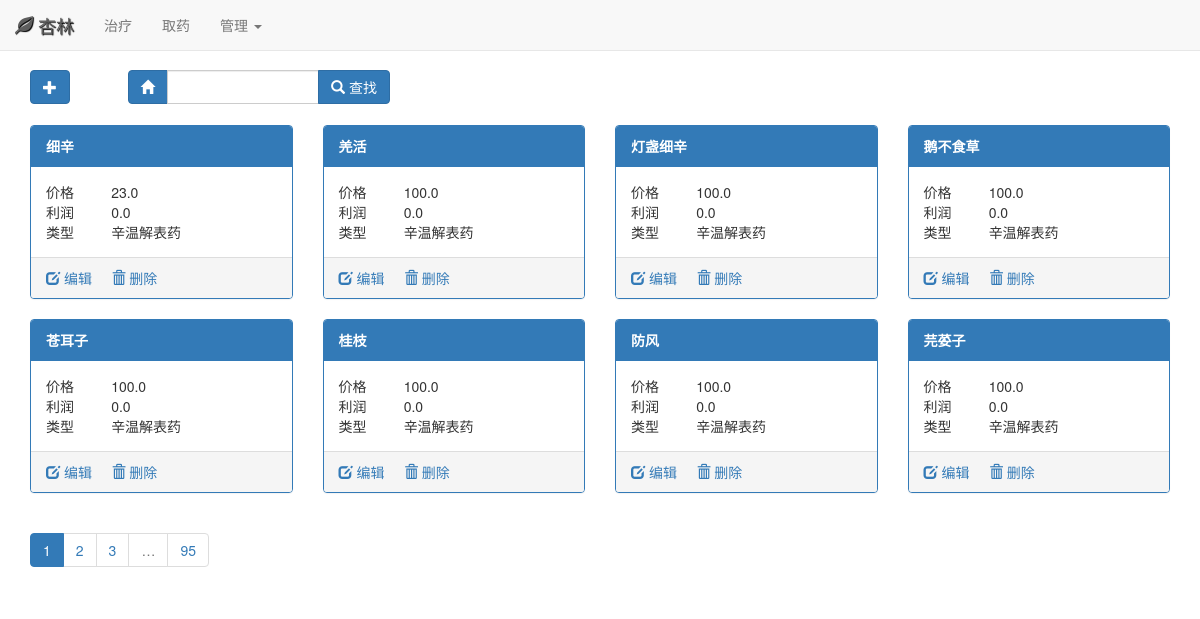
The app's page /index?m=herb with its own data.
### app/models.py (models this page shows, shortened)
class MHerb(gdb.Model):
    __tablename__ = 't_herbs'
    c_id = gdb.Column(gdb.Integer, primary_key=True)
    c_name = gdb.Column(gdb.String(10))
    c_py = gdb.Column(gdb.String(50))
    c_type = gdb.Column(gdb.Integer)
    c_price = gdb.Column(gdb.Float)
    c_gain = gdb.Column(gdb.Float)
    c_stock = gdb.Column(gdb.Integer)

class MHerbType(gdb.Model):
    __tablename__ = 't_herbtypes'
    c_id = gdb.Column(gdb.Integer, primary_key=True)
    c_name = gdb.Column(gdb.String(10), unique=True)

### app/routes.py (the view)
@app.route('/')
@app.route('/index', methods=['GET', 'POST'])
def index():
    return views.index()

### app/views.py (called while the page is built)
def index():
    res = request.args
    module = res.get('m', 'index').lower()
    action = res.get('a', 'index').lower()
    print(module,action)
    vObj = eval('V'+module+'()')
    if vObj:
        func = getattr(vObj, action, None)
        if func:
            return func(module, action)
    return redirect('/index')

    def index(self, module, action):
        page = request.args.get('page', 1, type=int)
        search = request.values.get('search', '')
        if search.encode('utf-8').isalpha():
            query = models.MHerb.query.filter(models.MHerb.c_py.like("%$"+search+"%"))
        else:
            query = models.MHerb.query.filter(models.MHerb.c_name.like("%"+search+"%"))
        pagination = query.paginate(page, 8, error_out=False)
        posts = pagination.items
        template = module + '_' + action + ".html"
        return render_template(template, data=posts, pagination=pagination,
            herbtype=g_herb_type, search=search)

### app/templates/herb_index.html (shortened to what this page needs)
{% extends "base.html" %}
{%import '_macros.html' as macros%}
{% block content %}
<div class="container-fluid">
  <div class="col-xs-2 col-md-1">
    <button class="btn btn-primary"
      onclick="window.location.href='/index?m=herb&a=form&search={{search}}';">
      <span class="glyphicon glyphicon-plus"></span>
    </button>
  </div>
  <div class="col-xs-10 col-md-3 " style="margin-bottom:20px">
    <form id="search_form" action="/index?m=herb" method="post">
      <div class="input-group">
          <span class="input-group-btn">
              <button id="search_all" class="btn btn-primary" type="button">
                <span class="glyphicon glyphicon-home"></span></button>
          </span>
          <input type="text" class="form-control" id="herb_find" name="search" value="{{search}}">
          <span class="input-group-btn">
              <button class="btn btn-primary" type="submit">
                <span class="glyphicon glyphicon-search"></span> 查找</button>
          </span>
      </div>
    </form>
  </div>
  <div class="clearfix col-xs-12 col-md-12"></div>
  {% for row in data %}
  <div class="col-xs-12 col-sm-6 col-md-3">
    <div class="panel panel-primary">
      <div class="panel-heading"><strong>{{row.c_name}}</strong></div>
      <div class="panel-body">
        <div class="row">
          <div class="col-xs-3 col-md-3">价格</div>
          <div class="text-left col-xs-9 col-md-9">{{row.c_price}}</div>
        </div>
        <div class="row">
          <div class="col-xs-3 col-md-3">利润</div>
          <div class="text-left col-xs-9 col-md-9">{{row.c_gain}}</div>
        </div>
        <div class="row">
            <div class="col-xs-3 col-md-3">类型</div>
            <div class="text-left col-xs-9 col-md-9">{{herbtype[row.c_type]}}</div>
        </div>
      </div>
      <div class="panel-footer text-left">
        <a href="/index?m=herb&a=form&id={{row.c_id}}&search={{search}}">
          <span class="glyphicon glyphicon-edit"></span> 编辑</a>&nbsp;&nbsp;&nbsp;&nbsp;
        <a class="del_herb" href="/index?m=herb&a=delete&id={{row.c_id}}">
          <span class="glyphicon glyphicon-trash"></span> 删除</a>
      </div>
    </div>
  </div>
  {% endfor %}
  <div class="clearfix col-xs-12 col-md-12">
  {% if pagination %}
  {{ macros.pagination_widget(pagination, 'index', '&m=herb&search='+search) }}
  {% endif %}
  </div>
</div>
{% endblock %}

### app/templates/base.html (shortened to what this page needs)
<!DOCTYPE html>
<html>
<head>
<link href="/static/css/bootstrap.min.css" rel="stylesheet">
<link href="/static/css/bootstrap-datetimepicker.min.css" rel="stylesheet">
</head>
<body>
{% block navbar %}
<nav class="navbar navbar-default navbar-fixed-top" role="navigation">
    <div class="container-fluid">
        <div class="navbar-header">
            <a class="navbar-brand" href="/" style="text-shadow: black 1px 1px 1px;">
                <span class="glyphicon glyphicon-leaf"></span> 杏林
            </a>
        </div>
        <div class="collapse navbar-collapse" id="example-navbar-collapse">
            <ul class="nav navbar-nav">
                <li><a href="/index?m=cure">治疗</a></li>
                <li><a href="/index?m=take">取药</a></li>
                <li class="dropdown">
                    <a href="/admin" class="dropdown-toggle" data-toggle="dropdown">
                        管理 <b class="caret"></b>
                    </a>
                </li>
            </ul>
        </div>
    </div>
</nav>
{% endblock %}
{% block content %}{% endblock %}
</body>
</html>

### app/templates/_macros.html (shortened to what this page needs)
{% macro pagination_widget(pagination, endpoint, fragment='') %}
    <ul class="pagination">
    {% for p in pagination.iter_pages(left_edge=1, left_current=2, right_current=3, right_edge=1) %}
        {% if p %}
            {% if p == pagination.page %}
            <li class="active">
                <a href="{{ url_for(endpoint, page = p, **kwargs) }}{{ fragment }}">{{ p }}</a>
            </li>
            {% else %}
            <li>
                <a href="{{ url_for(endpoint, page = p, **kwargs) }}{{ fragment }}">{{ p }}</a>
            </li>
            {% endif %}
        {% else %}
        <li class="disabled"><a href="#">&hellip;</a></li>
        {% endif %}
    {% endfor %}
</ul>
{% endmacro %}

### records on screen
MHerb: c_name "细辛", c_price "23.0", c_gain "0.0", c_type.c_name "辛温解表药"
MHerb: c_name "羌活", c_price "100.0", c_gain "0.0", c_type.c_name "辛温解表药"
MHerb: c_name "灯盏细辛", c_price "100.0", c_gain "0.0", c_type.c_name "辛温解表药"
MHerb: c_name "鹅不食草", c_price "100.0", c_gain "0.0", c_type.c_name "辛温解表药"
MHerb: c_name "苍耳子", c_price "100.0", c_gain "0.0", c_type.c_name "辛温解表药"
MHerb: c_name "桂枝", c_price "100.0", c_gain "0.0", c_type.c_name "辛温解表药"
MHerb: c_name "防风", c_price "100.0", c_gain "0.0", c_type.c_name "辛温解表药"
MHerb: c_name "芫荽子", c_price "100.0", c_gain "0.0", c_type.c_name "辛温解表药"

### other values on screen
{{ p }} "1"
{{ p }} "2" "3" "95"
